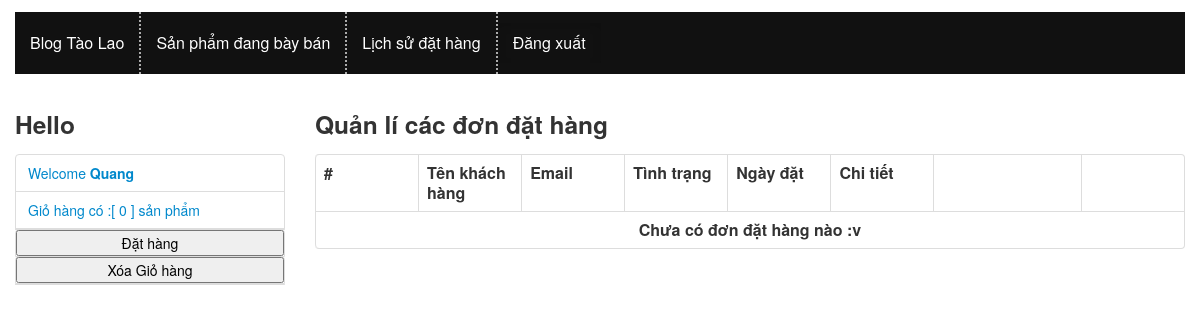
Page /index.php?c=cart&m=list (signed in) on the earlier database version.
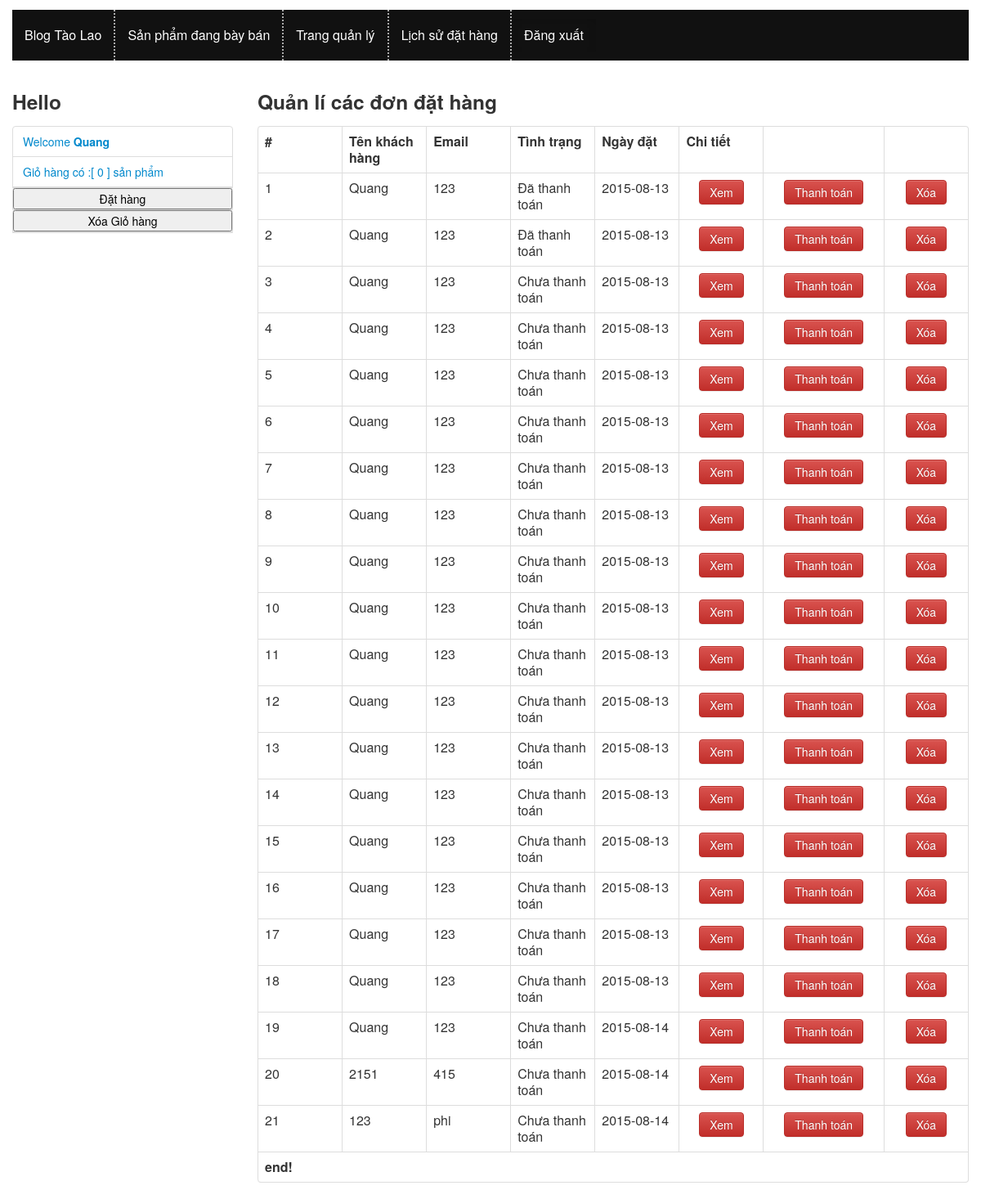
Same page on the later database version.
### tables this page shows
CREATE TABLE IF NOT EXISTS `carts` (
  `user_id` int(11) NOT NULL,
  `cart_id` int(11) unsigned NOT NULL AUTO_INCREMENT,
  `cart_delivery` bit(1) DEFAULT b'0',
  `cart_day` date NOT NULL,
  PRIMARY KEY (`cart_id`)
);

CREATE TABLE IF NOT EXISTS `users` (
  `id` int(10) unsigned NOT NULL AUTO_INCREMENT,
  `email` varchar(100) NOT NULL,
  `name` varchar(100) NOT NULL,
  `password` varchar(100) NOT NULL,
  `aut` varchar(11) DEFAULT 'user',
  PRIMARY KEY (`id`),
  UNIQUE KEY `email` (`email`)
);

### includes/common.php (called while the page is built, shortened)
<?php
function isLogged() {
    return $_SESSION['logged'];
}
function render($file, $data) {
    extract($data);
    include ROOT . DS . 'views' . DS . $file;
}

### controllers/cart.php (called while the page is built, shortened)
			<?php
function cart_list()
{
	$data = array();
	if(!isLogged())
      {
        redirect('/blogtaolao_MVC_/index.php?c=auth&m=login');
      }
	else
	{
		$data['carts'] = model('cart')->getall();
		$data['template_file'] = 'cart/cartlist.php';
		render('layout.php', $data);
	}
}
?>

### includes/db.php (called while the page is built, shortened)
<?php
function db_get_all($sql) {
    $result = mysql_query($sql);
    $data = array();
    if ($result) {
        while ($row = mysql_fetch_assoc($result)) {
            $data[] = $row;
        }
    }
    return $data;
}

### models/cart.php (called while the page is built, shortened)
<?php
class cart extends Model
{
	public $table='carts';
	public function getall()
	 {
        $sql = "SELECT `users`.*,`carts`.* FROM `{$this->table}`,`users` WHERE `users`.`id`=`carts`.`user_id`";
        $rows = db_get_all($sql);
        return isset($rows) ? $rows : false;
    }
}
?>

### views/cart/cartlist.php (the view, shortened to what this page needs)
<h3>Quản lí  các đơn đặt hàng</h3>
<table class="table table-bordered">
    <tr>
        <th>#</th>
        <th>Tên khách hàng</th>
        <th>Email</th>
        <th>Tình trạng</th>
        <th>Ngày đặt</th>
        <th>Chi tiết</th>
        <th width="15%"></th>
        <th></th>
    </tr>
    <?php
        $i = 0;
        foreach ($carts as $c):
        $i++;
    ?>
    <tr >
        <td ><?php echo $i;  ?> </td>
        <td><?php echo $c['name']; ?> </td>
         <td><?php echo $c['email']; ?> </td>
        <td><?php  echo (($c['cart_delivery']>0) ? 'Đã thanh toán' : 'Chưa thanh toán') ?></td>
        <td><?php echo  $c['cart_day'] ?></td>
        <td style=" text-align:center">
            <button type="button" onclick="giohang(<?php echo $c['cart_id']; ?>)"class="btn btn-danger btn-lg" data-toggle="modal" data-target="#myModal">Xem
            </button>
        </td>
        <td style=" text-align:center"> <a onclick="return confirm('Bạn có chắc chắn muốn xác nhận thanh toán ?');" href="index.php?c=cart&m=delivery&id=<?php echo $c['cart_id'] ?>" class="btn btn-danger btn-lg" type="button">Thanh toán </a></td>
         <td style=" text-align:center"> <a  onclick="return confirm('Bạn có chắc chắn muốn xóa giỏ hàng ?');" href="index.php?c=cart&m=delete&id=<?php echo $c['cart_id'] ?>" class="btn btn-danger btn-lg" type="button">Xóa </a></td>
    </tr>
    <?php
        endforeach;
        if ($i):
    ?>
    <tr>
        <td colspan="8"><strong>end!</strong></td>
    </tr>
    <?php else: ?>
    <tr>
        <td colspan="8" class="text-center"><strong> Chưa có đơn đặt hàng nào :v</strong></td>
    </tr>
    <?php endif; ?>
</table>

### views/layout.php (shortened to what this page needs)
<!DOCTYPE html>
<html>
<head>
    <link rel="stylesheet" href="./styles/css/bootstrap.min.css">
    <link rel="stylesheet" href="./styles/css/styles.css">
    <link rel="stylesheet" href="/Blogtaolao_mvc_/styles/css/bootstrap.min.css">
    <link rel="stylesheet" href="/Blogtaolao_mvc_/styles/css/bootstrap-theme.min.css">
</head>
<body>
  <div class='container'>
    <div class='navbar navbar-inverse'>
      <div class='main_menu' style="height: auto; background:#111111">
        <ul class="nav">
            <li class="li"  ><a href="index.php">Blog Tào Lao</a></li>
            <li class="li" style ="text-align:center"  ><a href="index.php?c=product&m=blogplist">Sản phẩm đang bày bán</a></li>
            <?php
            if(isLogged())
            {
                $aut=$_SESSION['logged']['aut'];
                if($aut =="admin")
                {
                    echo '<li class="li"  ><a href="index.php?c=post&m=list">Trang quản lý</a>
                    <ul >
                        <li><a href="index.php?c=post&m=list">Quản lí bài viết</a></li>
                        <li><a href="index.php?c=product&m=list">Quản lí sản phẩm</a></li>
                        <li><a href="index.php?c=cart&m=list">Quản lí đơn hàng</a></li>
                        <li><a href="">....</a></li>
                    </ul>
                </li>';
            }
            echo ' <li class="li" style ="text-align:center"  ><a href="index.php?c=cart&m=Ulist">Lịch sử đặt hàng</a></li>
            ';
            echo '<li class="active" style ="text-align:center"  ><a href="index.php?c=auth&m=logout">Đăng xuất</a></li>';
            ?>
            <?php
        }
        else
        {
            echo '<li class="active" style ="text-align:center"  ><a href="index.php?c=auth&m=login">Đăng nhập</a></li>';
            echo '<li class="active" style ="text-align:center"  ><a href="index.php?c=auth&m=register">Đăng kí</a></li>';
        }
        ?>
    </ul>
</div>
</div>
<div id='content' class='row-fluid'>
    <div class='span3 sidebar'>
       <?php include ROOT . DS . 'views' . DS . 'blocks' . DS . 'sidebar.php'; ?>
   </div>
   <div class='span9 main'>
    <?php include ROOT . DS . 'views' . DS . $template_file; ?>
</div>
</div>
</div>
</body>
</html>

Differences in the rows shown:
added carts: user.name "Quang", user.email "123", cart_delivery "Đã thanh toán", cart_day "2015-08-13"
added carts: user.name "Quang", user.email "123", cart_delivery "Đã thanh toán", cart_day "2015-08-13"
added carts: user.name "Quang", user.email "123", cart_delivery "Chưa thanh toán", cart_day "2015-08-13"
added carts: user.name "Quang", user.email "123", cart_delivery "Chưa thanh toán", cart_day "2015-08-13"
added carts: user.name "Quang", user.email "123", cart_delivery "Chưa thanh toán", cart_day "2015-08-13"
added carts: user.name "Quang", user.email "123", cart_delivery "Chưa thanh toán", cart_day "2015-08-13"
added carts: user.name "Quang", user.email "123", cart_delivery "Chưa thanh toán", cart_day "2015-08-13"
added carts: user.name "Quang", user.email "123", cart_delivery "Chưa thanh toán", cart_day "2015-08-13"
added carts: user.name "Quang", user.email "123", cart_delivery "Chưa thanh toán", cart_day "2015-08-13"
added carts: user.name "Quang", user.email "123", cart_delivery "Chưa thanh toán", cart_day "2015-08-13"
added carts: user.name "Quang", user.email "123", cart_delivery "Chưa thanh toán", cart_day "2015-08-13"
added carts: user.name "Quang", user.email "123", cart_delivery "Chưa thanh toán", cart_day "2015-08-13"
added carts: user.name "Quang", user.email "123", cart_delivery "Chưa thanh toán", cart_day "2015-08-13"
added carts: user.name "Quang", user.email "123", cart_delivery "Chưa thanh toán", cart_day "2015-08-13"
added carts: user.name "Quang", user.email "123", cart_delivery "Chưa thanh toán", cart_day "2015-08-13"
added carts: user.name "Quang", user.email "123", cart_delivery "Chưa thanh toán", cart_day "2015-08-13"
added carts: user.name "Quang", user.email "123", cart_delivery "Chưa thanh toán", cart_day "2015-08-13"
added carts: user.name "Quang", user.email "123", cart_delivery "Chưa thanh toán", cart_day "2015-08-13"
added carts: user.name "Quang", user.email "123", cart_delivery "Chưa thanh toán", cart_day "2015-08-14"
added carts: user.name "2151", user.email "415", cart_delivery "Chưa thanh toán", cart_day "2015-08-14"
added carts: user.name "123", user.email "phi", cart_delivery "Chưa thanh toán", cart_day "2015-08-14"
Other differences:
text no longer shown: "Chưa có đơn đặt hàng nào :v"
text now shown: "Trang quản lý end!"
